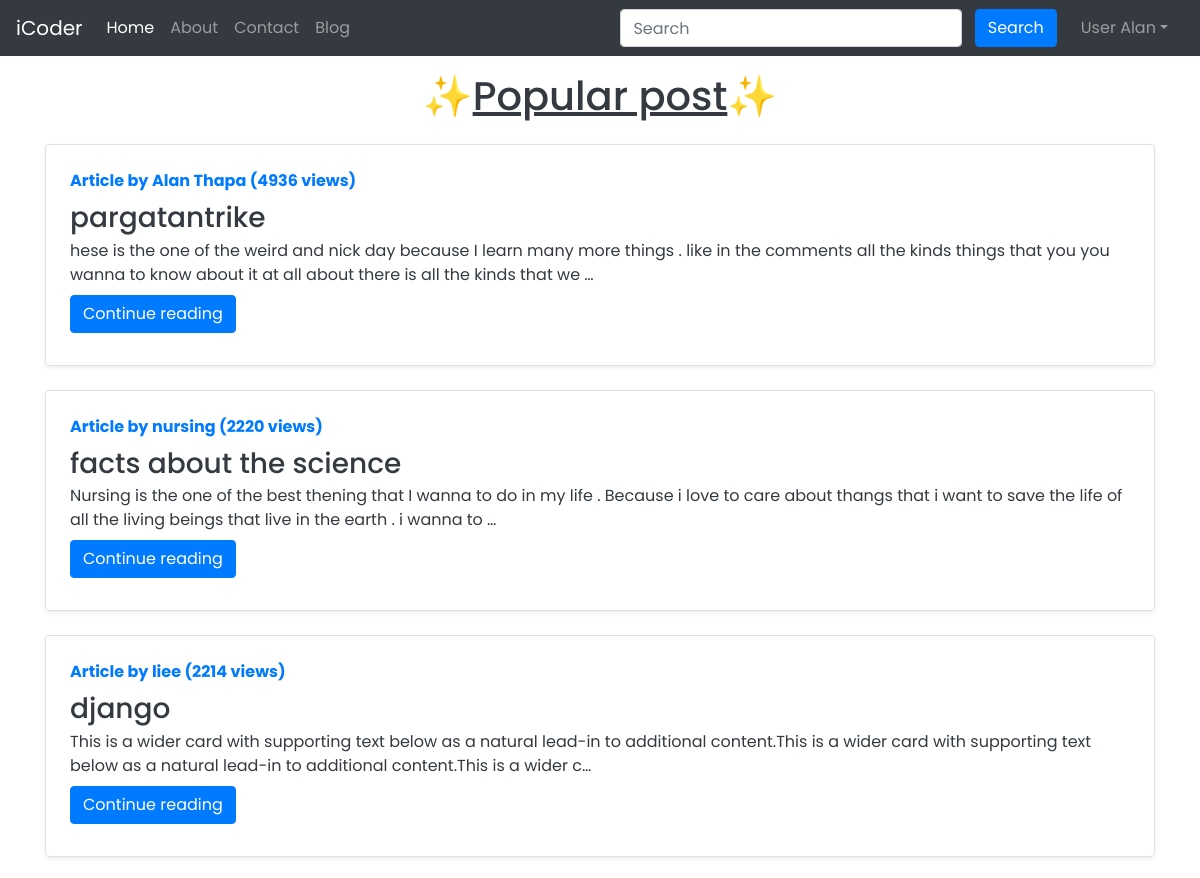
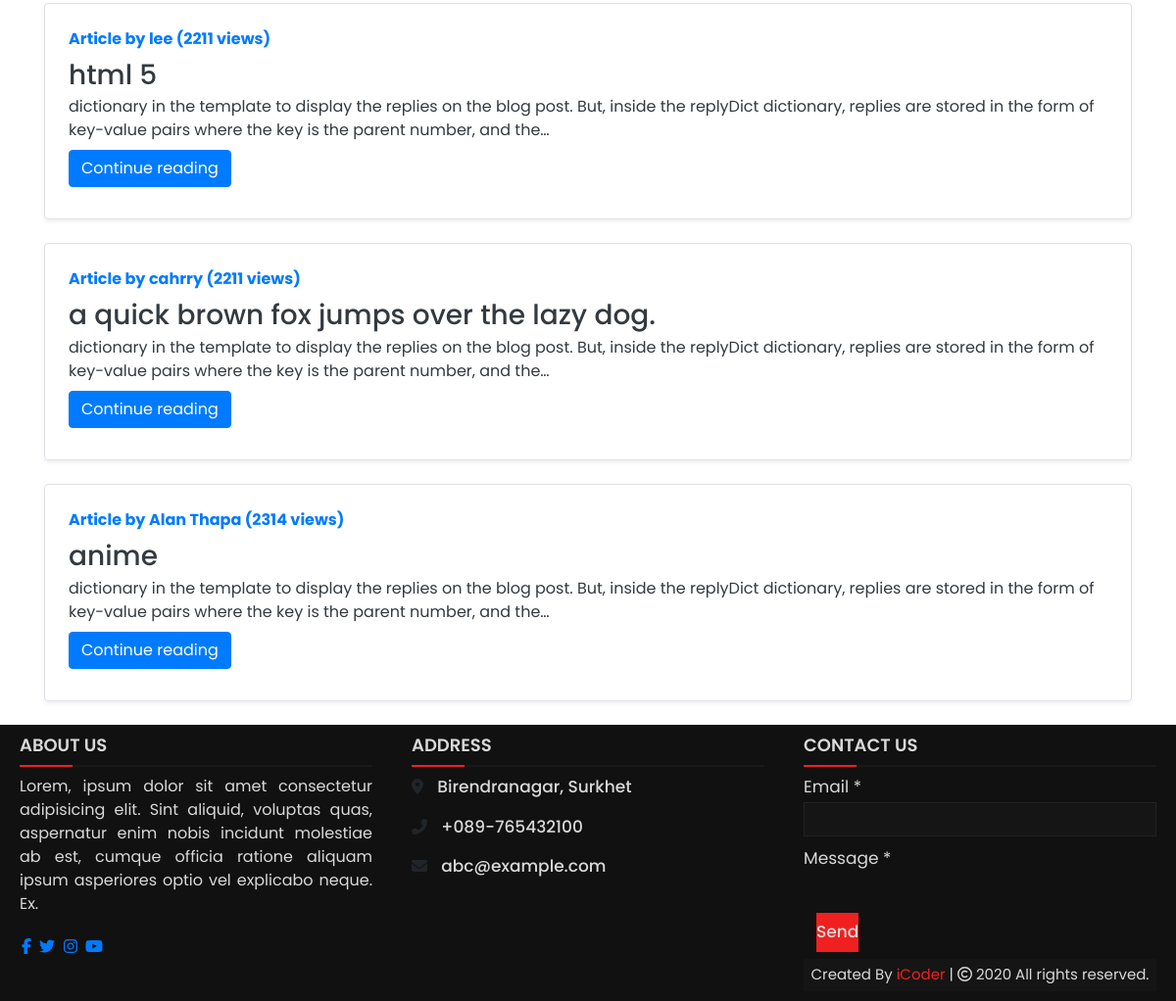
The app's page / (signed in) with its own data (2 pictures, top to bottom).
### blog/models.py (models this page shows, shortened)
class Post(models.Model):
    sno = models.AutoField(primary_key=True)
    title = models.CharField(max_length=255)
    author = models.CharField(max_length=14)
    slug = models.CharField(max_length=130)
    views = models.IntegerField(default=0)
    timeStamp = models.DateTimeField(blank=True)
    content = models.TextField()

### home/views.py (the view)
# urls.py: path('', views.home, name="home"),
def home(request):
    allPosts = posts = Post.objects.order_by("-timeStamp", "-views")[0:6]
    context = {'allPosts': allPosts}
    return render(request, "home/home.html", context)

### templates/home/home.html (shortened to what this page needs)
{% extends 'base.html' %}
{% block homeactive %} active {% endblock homeactive %}
{% block body %}
<div class="container my-3">
  <h1 class="text-dark text-center">✨<u>Popular post</u>✨</h1>
  {% for post in allPosts %}
  <div
    class="row extradiv  no-gutters border rounded overflow-hidden flex-md-row mb-4 shadow-sm h-md-250 my-4 position-relative">
    <div class="col p-4 d-flex flex-column position-static">
      <strong class="d-inline-block mb-2 text-primary">Article by {{ post.author }} ({{ post.views }} views)</strong>
      <h3 class="mb-0"><a class="text-dark" href="/blog/{{post.slug}}">{{ post.title }} </a> </h3>
      <p class="card-text mb-auto text-dark">{{ post.content | safe | truncatechars:200}}</p>
      <div class="my-2">
        <a href="/blog/{{post.slug}}" role="button" class="btn btn-primary">Continue reading</a>
      </div>
    </div>
  </div>
  {% endfor %}
</div>
{% endblock %}

### templates/base.html (shortened to what this page needs)
<!DOCTYPE html>
<html lang="en">
<head>
  {% load static %}
  <link rel="stylesheet" href="../static/css/bootstrap-grid.min.css">
  <link rel="stylesheet" href="../static/css/bootstrap-reboot.css">
  <link rel="stylesheet" href="{% static 'css/bootstrap-grid.css' %}">
  <link rel="stylesheet" href="{% static 'css/bootstrap.css' %}">
  <link rel="stylesheet" href="{% static 'css/bootstrap.min.css' %}">
  <link rel="stylesheet" href="{% static 'css/bootstrap-grid.css' %}">
  <link rel="stylesheet" href="{% static 'css/bootstrap-grid.min.css' %}">
  <link rel="stylesheet" href="{% static 'css/bootstrap-reboot.css' %}">
  <link rel="stylesheet" href="{% static 'css/bootstrap-reboot.min.css' %}">
  <link rel="stylesheet" href="../">
  <link rel="stylesheet" href="https://stackpath.bootstrapcdn.com/bootstrap/4.2.1/css/bootstrap.min.css"
>
</head>
<body>
  <nav class="navbar navbar-expand-lg navbar-dark bg-dark">
    <a class="navbar-brand" href="/">iCoder</a>
    <div class="collapse navbar-collapse" id="navbarSupportedContent">
      <ul class="navbar-nav mr-auto">
        <li class="nav-item {% block homeactive %}  {% endblock homeactive %}">
          <a class="nav-link" href="/">Home <span class="sr-only">(current)</span></a>
        </li>
        <li class="nav-item {% block aboutactive %}  {% endblock aboutactive %}">
          <a class="nav-link" href="/about">About</a>
        </li>
        <li class="nav-item {% block contactactive %}  {% endblock contactactive %} ">
          <a class="nav-link" href="/contact">Contact</a>
        </li>
        <li class="nav-item {% block blogactive %}  {% endblock blogactive %} ">
          <a class="nav-link" href="/blog">Blog</a>
        </li>
      </ul>
      <div class="ml-auto form-inline ">
        <form method="get" action="/search" class="my-2 my-lg-0 mx-3">
          <input class="form-control mr-sm-2" type="search" placeholder="Search" aria-label="Search" name="query"
            id="query">
          <button class="btn btn-primary my-2 my-sm-0 " type="submit">Search</button>
        </form>
        {% if user.is_authenticated %}
        <ul class="navbar-nav mr-2">
          <li class="nav-item dropdown">
            <a class="nav-link dropdown-toggle" href='#' id="navbarDropdown" role="button" data-toggle="dropdown">
              User {{request.user}}</a>
          </li>
        </ul>
      </div>
      {% endif %}
    </div>
  </nav>
  {% block body %}
  {% endblock body %}
  <footer>
    <div class="main-content">
      <div class="left box">
        <h2 style="color: #d9d9d9;">
          About us</h2>
        <div class="content">
          <p style="color: #d9d9d9;">
            Lorem, ipsum dolor sit amet consectetur adipisicing elit. Sint aliquid, voluptas quas, aspernatur enim nobis
            incidunt molestiae ab est, cumque officia ratione aliquam ipsum asperiores optio vel explicabo neque. Ex.
          </p>
          <div class="social">
            <a href="https://facebook.com/coding.np"><span class="fab fa-facebook-f"></span></a>
            <a href="#"><span class="fab fa-twitter"></span></a>
            <a href="https://instagram.com/coding.np"><span class="fab fa-instagram"></span></a>
            <a href="https://youtube.com/c/codingnepal"><span class="fab fa-youtube"></span></a>
          </div>
        </div>
      </div>
      <div class="center box">
        <h2 style="color: #d9d9d9;">
          Address</h2>
        <div class="content">
          <div class="place">
            <span class="fas fa-map-marker-alt"></span>
            <span class="text" style="color: #d9d9d9;">Birendranagar, Surkhet</span>
          </div>
          <div class="phone">
            <span class="fas fa-phone-alt"></span>
            <span class="text" style="color: #d9d9d9;">+089-765432100</span>
          </div>
          <div class="email">
            <span class="fas fa-envelope"></span>
            <span class="text" style="color: #d9d9d9;">abc@example.com</span>
          </div>
        </div>
      </div>
      <div class="right box">
        <h2 style="color: #d9d9d9;">
          Contact us</h2>
        <div class="content" style="color: #d9d9d9;">
          <form action="#">
            <div class="email">
              <div class="text" style="color: #d9d9d9;">
                Email *</div>
              <input type="email" required>
            </div>
            <div class="msg">
              <div class="text" style="color: #d9d9d9;">
                Message *</div>
              <br />
              <div class="btn">
                <button type="submit" style="color: #d9d9d9;">Send</button>
              </div>
              <div class="bottom">
                <center>
                  <span class="credit" style="color: #d9d9d9;">Created By <a href="#top">iCoder</a> | </span>
                  <span class="far fa-copyright" style="color: #d9d9d9;"></span> 2020 All rights reserved.
                </center>
              </div>
            </div>
          </form>
        </div>
      </div>
    </div>
  </footer>
</body>
</html>

### templates/base.html (style rules this page uses)
* { margin: 0; padding: 0; box-sizing: border-box; font-family: 'Poppins', sans-serif; }
footer { bottom: 0px; width: 100%; background: #111; }
.main-content { display: flex; }
.main-content .box { flex-basis: 50%; padding: 10px 20px; }
.box h2 { font-size: 1.125rem; font-weight: 600; text-transform: uppercase; }
.box .content { margin: 20px 0 0 0; position: relative; }
.box .content:before { position: absolute; content: ''; top: -10px; height: 2px; width: 100%; background: #1a1a1a; }
.box .content:after { position: absolute; content: ''; height: 2px; width: 15%; background: #f12020; top: -10px; }
.left .content p { text-align: justify; }
.left .content .social { margin: 20px 0 0 0; }
.left .content .social a { padding: 0 2px; }
.center .content .text { font-size: 1.0625rem; font-weight: 500; padding-left: 10px; }
.center .content .phone { margin: 15px 0; }
.right form .text { font-size: 1.0625rem; margin-bottom: 2px; color: #656565; }
.right form .msg { margin-top: 10px; }
.right form input, .right form .msgForm { width: 100%; font-size: 1.0625rem; background: #151515; padding-left: 10px; border: 1px solid #222222; }
.right form input { height: 35px; }
.right form .btn { margin-top: 10px; }
.right form .btn button { height: 40px; width: 100%; border: none; outline: none; background: #f12020; font-size: 1.0625rem; font-weight: 500; cursor: pointer; transition: .3s; }
.bottom center { padding: 5px; font-size: 0.9375rem; background: #151515; }
.bottom center span { color: #656565; }
.bottom center a { color: #f12020; text-decoration: none; }

### records on screen
Post: author "Alan Thapa", views "4936", title "pargatantrike", content "hese is the one of the weird and nick day because I learn many more things . like in the comments all the kinds things that you you wanna to know about it at all about there is all the kinds that we …"
Post: author "nursing", views "2220", title "facts about the science", content "Nursing is the one of the best thening that I wanna to do in my life . Because i love to care about thangs that i want to save the life of all the living beings that live in the earth . i wanna to …"
Post: author "liee", views "2214", title "django", content "This is a wider card with supporting text below as a natural lead-in to additional content.This is a wider card with supporting text below as a natural lead-in to additional content.This is a wider c…"
Post: author "lee", views "2211", title "html 5", content "dictionary in the template to display the replies on the blog post. But, inside the replyDict dictionary, replies are stored in the form of key-value pairs where the key is the parent number, and the…"
Post: author "cahrry", views "2211", title "a quick brown fox jumps over the lazy dog.", content "dictionary in the template to display the replies on the blog post. But, inside the replyDict dictionary, replies are stored in the form of key-value pairs where the key is the parent number, and the…"
Post: author "Alan Thapa", views "2314", title "anime", content "dictionary in the template to display the replies on the blog post. But, inside the replyDict dictionary, replies are stored in the form of key-value pairs where the key is the parent number, and the…"

### other values on screen
{{ request.user }} "Alan"
